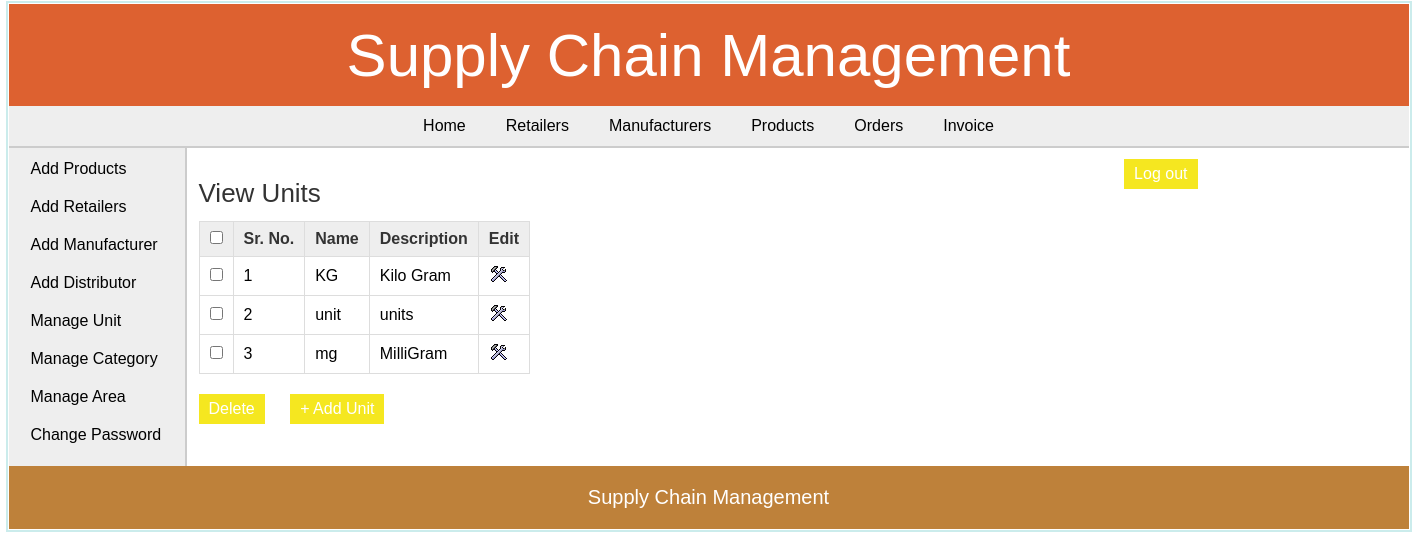
The page /admin/view_unit.php (signed in) on the database its author committed.
### tables this page shows
CREATE TABLE `unit` (
  `id` int(11) NOT NULL,
  `unit_name` varchar(20) NOT NULL,
  `unit_details` text DEFAULT NULL
);

### admin/view_unit.php (the view, shortened to what this page needs)
<?php
	include("../includes/config.php");
	if(isset($_SESSION['admin_login'])) {
		if($_SESSION['admin_login'] == true) {
			$query_selectUnit = "SELECT * FROM unit";
			$result_selectUnit = mysqli_query($con,$query_selectUnit);
		}
		else {
			header('Location:../index.php');
		}
	}
	else {
		header('Location:../index.php');
	}
?>
<!DOCTYPE html>
<html>
<head>
	<link rel="stylesheet" href="../includes/main_style.css" >
</head>
<body>
	<?php
		include("../includes/header.inc.php");
		include("../includes/nav_admin.inc.php");
		include("../includes/aside_admin.inc.php");
	?>
	<section>
		<h1>View Units</h1>
		<form action="" method="POST" class="form">
		<table class="table_displayData">
			<tr>
				<th> <input type="checkbox" onClick="toggle(this)" /> </th>
				<th>Sr. No.</th>
				<th>Name</th>
				<th>Description</th>
				<th> Edit </th>
			</tr>
			<?php $i=1; while($row_selectUnit = mysqli_fetch_array($result_selectUnit)) { ?>
			<tr>
				<td> <input type="checkbox" name="chkId[]" value="<?php echo $row_selectUnit['id']; ?>" /> </td>
				<td> <?php echo $i; ?> </td>
				<td> <?php echo $row_selectUnit['unit_name']; ?> </td>
				<td> <?php echo $row_selectUnit['unit_details']; ?> </td>
				<td> <a href="edit_unit.php?id=<?php echo $row_selectUnit['id']; ?>"><img src="../images/edit.png" alt="edit" /></a> </td>
			</tr>
			<?php $i++; } ?>
		</table>
		<input type="submit" value="Delete" class="submit_button"/>
		<a href="add_unit.php"><input type="button" value="+ Add Unit" class="submit_button"/></a>
		</form>
	</section>
	<?php
		include("../includes/footer.inc.php");
	?>
</body>
</html>

### includes/main_style.css (style rules this page uses)
* { font-family: arial,sans-serif; margin:0px; padding:1px; }
body { width:1400px; margin:auto; border:2px solid #cbecec; }
a { text-decoration:none; }
.submit_button { font-size:16px; margin-top:20px; margin-right:20px; padding:6px 10px; background-color:#f5e720; border:none; color:white; }
section { width:1000px; padding:10px; padding-bottom:40px; }
section h1 { margin-bottom:10px; font-weight:normal; color:#333; font-size: 26px; }
table { border-collapse: collapse; }
.table_displayData td, .table_displayData th { border:1px solid #ddd; padding: 8px 10px; text-align: left; }
.table_displayData th { background-color:#eee; color:#333; }

### rows shown on the page
unit: unit_name "KG", unit_details "Kilo Gram"
unit: unit_name "unit", unit_details "units"
unit: unit_name "mg", unit_details "MilliGram"
